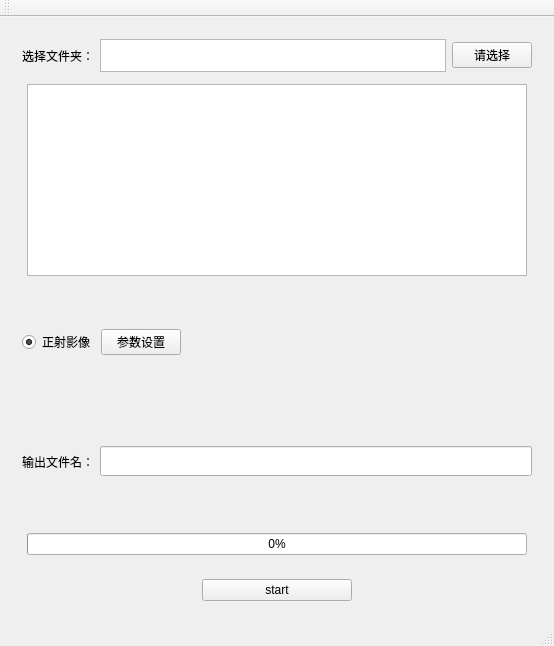
<?xml version="1.0" encoding="UTF-8"?>
<ui version="4.0">
 <class>MainWindow</class>
 <widget class="QMainWindow" name="MainWindow">
  <property name="geometry">
   <rect>
    <x>0</x>
    <y>0</y>
    <width>554</width>
    <height>646</height>
   </rect>
  </property>
  <property name="windowTitle">
   <string>MainWindow</string>
  </property>
  <widget class="QWidget" name="centralWidget">
   <layout class="QVBoxLayout" name="verticalLayout">
    <item>
     <widget class="QWidget" name="widget" native="true">
      <property name="maximumSize">
       <size>
        <width>16777215</width>
        <height>50</height>
       </size>
      </property>
      <layout class="QHBoxLayout" name="horizontalLayout">
       <property name="bottomMargin">
        <number>6</number>
       </property>
       <item>
        <widget class="QLabel" name="label">
         <property name="text">
          <string>选择文件夹：</string>
         </property>
        </widget>
       </item>
       <item>
        <widget class="QTextEdit" name="inputFilePath">
         <property name="maximumSize">
          <size>
           <width>16777215</width>
           <height>40</height>
          </size>
         </property>
        </widget>
       </item>
       <item>
        <widget class="QPushButton" name="inputButton">
         <property name="text">
          <string>请选择</string>
         </property>
        </widget>
       </item>
      </layout>
     </widget>
    </item>
    <item>
     <widget class="QWidget" name="widget_5" native="true">
      <layout class="QHBoxLayout" name="horizontalLayout_5">
       <property name="spacing">
        <number>0</number>
       </property>
       <property name="topMargin">
        <number>0</number>
       </property>
       <property name="bottomMargin">
        <number>6</number>
       </property>
       <item>
        <spacer name="horizontalSpacer_4">
         <property name="orientation">
          <enum>Qt::Horizontal</enum>
         </property>
         <property name="sizeType">
          <enum>QSizePolicy::Fixed</enum>
         </property>
         <property name="sizeHint" stdset="0">
          <size>
           <width>5</width>
           <height>20</height>
          </size>
         </property>
        </spacer>
       </item>
       <item>
        <widget class="QListWidget" name="imageList">
         <property name="enabled">
          <bool>true</bool>
         </property>
         <property name="sizePolicy">
          <sizepolicy hsizetype="Fixed" vsizetype="Minimum">
           <horstretch>0</horstretch>
           <verstretch>0</verstretch>
          </sizepolicy>
         </property>
         <property name="maximumSize">
          <size>
           <width>700</width>
           <height>403</height>
          </size>
         </property>
        </widget>
       </item>
       <item>
        <spacer name="horizontalSpacer_5">
         <property name="orientation">
          <enum>Qt::Horizontal</enum>
         </property>
         <property name="sizeType">
          <enum>QSizePolicy::Fixed</enum>
         </property>
         <property name="sizeHint" stdset="0">
          <size>
           <width>5</width>
           <height>20</height>
          </size>
         </property>
        </spacer>
       </item>
      </layout>
     </widget>
    </item>
    <item>
     <widget class="QWidget" name="widget_2" native="true">
      <layout class="QHBoxLayout" name="horizontalLayout_2">
       <property name="topMargin">
        <number>0</number>
       </property>
       <property name="bottomMargin">
        <number>6</number>
       </property>
       <item>
        <widget class="QRadioButton" name="radioOrtho">
         <property name="text">
          <string>正射影像</string>
         </property>
         <property name="checked">
          <bool>true</bool>
         </property>
        </widget>
       </item>
       <item>
        <widget class="QPushButton" name="buttonSetPara">
         <property name="text">
          <string>参数设置</string>
         </property>
        </widget>
       </item>
       <item>
        <spacer name="horizontalSpacer">
         <property name="orientation">
          <enum>Qt::Horizontal</enum>
         </property>
         <property name="sizeHint" stdset="0">
          <size>
           <width>40</width>
           <height>20</height>
          </size>
         </property>
        </spacer>
       </item>
      </layout>
     </widget>
    </item>
    <item>
     <widget class="QWidget" name="widget_3" native="true">
      <layout class="QHBoxLayout" name="horizontalLayout_3">
       <property name="topMargin">
        <number>0</number>
       </property>
       <property name="bottomMargin">
        <number>6</number>
       </property>
       <item>
        <widget class="QLabel" name="label_2">
         <property name="text">
          <string>输出文件名：</string>
         </property>
        </widget>
       </item>
       <item>
        <widget class="QLineEdit" name="lineEdit">
         <property name="maximumSize">
          <size>
           <width>16777215</width>
           <height>30</height>
          </size>
         </property>
         <property name="text">
          <string/>
         </property>
        </widget>
       </item>
      </layout>
     </widget>
    </item>
    <item>
     <widget class="QWidget" name="widget_6" native="true">
      <property name="maximumSize">
       <size>
        <width>16777215</width>
        <height>40</height>
       </size>
      </property>
      <layout class="QHBoxLayout" name="horizontalLayout_6">
       <property name="spacing">
        <number>0</number>
       </property>
       <property name="topMargin">
        <number>0</number>
       </property>
       <property name="bottomMargin">
        <number>6</number>
       </property>
       <item>
        <spacer name="horizontalSpacer_6">
         <property name="orientation">
          <enum>Qt::Horizontal</enum>
         </property>
         <property name="sizeType">
          <enum>QSizePolicy::Fixed</enum>
         </property>
         <property name="sizeHint" stdset="0">
          <size>
           <width>5</width>
           <height>20</height>
          </size>
         </property>
        </spacer>
       </item>
       <item>
        <widget class="QProgressBar" name="progressBar">
         <property name="value">
          <number>0</number>
         </property>
        </widget>
       </item>
       <item>
        <spacer name="horizontalSpacer_7">
         <property name="orientation">
          <enum>Qt::Horizontal</enum>
         </property>
         <property name="sizeType">
          <enum>QSizePolicy::Fixed</enum>
         </property>
         <property name="sizeHint" stdset="0">
          <size>
           <width>5</width>
           <height>20</height>
          </size>
         </property>
        </spacer>
       </item>
      </layout>
     </widget>
    </item>
    <item>
     <widget class="QWidget" name="widget_4" native="true">
      <property name="maximumSize">
       <size>
        <width>16777215</width>
        <height>40</height>
       </size>
      </property>
      <layout class="QHBoxLayout" name="horizontalLayout_4">
       <property name="topMargin">
        <number>0</number>
       </property>
       <property name="bottomMargin">
        <number>6</number>
       </property>
       <item>
        <spacer name="horizontalSpacer_2">
         <property name="orientation">
          <enum>Qt::Horizontal</enum>
         </property>
         <property name="sizeType">
          <enum>QSizePolicy::Fixed</enum>
         </property>
         <property name="sizeHint" stdset="0">
          <size>
           <width>180</width>
           <height>20</height>
          </size>
         </property>
        </spacer>
       </item>
       <item>
        <widget class="QPushButton" name="startButton">
         <property name="text">
          <string>start</string>
         </property>
        </widget>
       </item>
       <item>
        <spacer name="horizontalSpacer_3">
         <property name="orientation">
          <enum>Qt::Horizontal</enum>
         </property>
         <property name="sizeType">
          <enum>QSizePolicy::Fixed</enum>
         </property>
         <property name="sizeHint" stdset="0">
          <size>
           <width>180</width>
           <height>20</height>
          </size>
         </property>
        </spacer>
       </item>
      </layout>
     </widget>
    </item>
   </layout>
   <zorder>widget</zorder>
   <zorder>widget_2</zorder>
   <zorder>widget_3</zorder>
   <zorder>widget_4</zorder>
   <zorder>widget_5</zorder>
   <zorder>widget_6</zorder>
  </widget>
  <widget class="QMenuBar" name="menuBar">
   <property name="geometry">
    <rect>
     <x>0</x>
     <y>0</y>
     <width>554</width>
     <height>26</height>
    </rect>
   </property>
  </widget>
  <widget class="QToolBar" name="mainToolBar">
   <attribute name="toolBarArea">
    <enum>TopToolBarArea</enum>
   </attribute>
   <attribute name="toolBarBreak">
    <bool>false</bool>
   </attribute>
  </widget>
  <widget class="QStatusBar" name="statusBar"/>
 </widget>
 <layoutdefault spacing="6" margin="11"/>
 <resources/>
 <connections/>
</ui>
